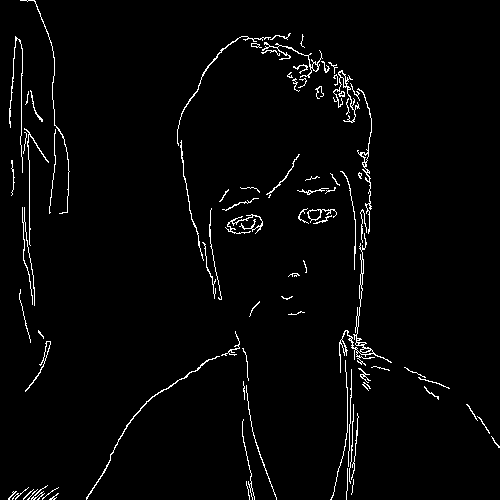
#> input picture sample_edge_image.png, 500 x 500 px
$ python test_path_planner.py
#> lines starting #> are read from the running program, lines starting #| are printed output that depends on the picture; after the words box and inside, x2 and y2 are one past the last pixel; in counts of white or black regions, pixels touching at a corner belong together
### src/tool_path_planning/path_planner.py
#!/usr/bin/env python3
"""
Path Planner module for the Selfie-Drawing Robot
Author: Amrith David
"""
import cv2 # for image processing
import numpy as np # for numerical operations

class PathPlanner: # handles path planning functionality
    """Tool path planning class"""

    def __init__(self): # method initialises class with empty paths list
        """Initialize the path planner"""
        self.paths = []
        self.original_image = None

    def extract_paths_from_image(self, image): # processes edge images to extract vector paths
        """Extract vector paths from an edge image"""
        # Store the original image for reference
        self.original_image = image.copy()

        # Make sure we're working with a proper binary image
        _, binary_image = cv2.threshold(image, 127, 255, cv2.THRESH_BINARY)

        # Debug: Print image properties
        print(f"Image shape: {binary_image.shape}")
        print(f"Image type: {binary_image.dtype}")
        print(f"Image min/max values: {np.min(binary_image)}/{np.max(binary_image)}")

        # using opencv's findContours to detect continuous edges in the image
        contours, _ = cv2.findContours(binary_image, cv2.RETR_LIST, cv2.CHAIN_APPROX_SIMPLE)

        print(f"Number of raw contours found: {len(contours)}")

        # Convert contours to simple paths
        self.paths = [] # resets path list

        for contour in contours: # loops through all contours found
            # Skip very small contours (less than 10 points)
            if len(contour) < 10:
                continue

            # Simplify the contour using Douglas-Peucker algorithm
            # This reduces the number of points while preserving the shape
            epsilon = 0.002 * cv2.arcLength(contour, True)
            approx = cv2.approxPolyDP(contour, epsilon, True)

            # Only keep contours with enough points after simplification
            if len(approx) < 3:
                continue

            points = []
            for point in approx: # each contour is stored as a 3D array (nested list)
                x = point[0][0] # extracts x coordinate
                y = point[0][1] # extracts y coordinate
                points.append((x,y)) # adding the (x,y) tuple to the points list

            self.paths.append(points) # add all the points of the contour that's stored in points list as an element

        print(f"Number of filtered paths: {len(self.paths)}")

        return self.paths # returns a list of paths, each path is a list of points, each point is a tuple

    # [128 lines left out: functions transform_coordinates_with_corners, optimise_paths, identify_facial_features, prioritise_features, not called in this run]

    def visualize_paths(self):
        """Create a visualization of the extracted paths"""
        if not self.paths:
            return None

        import matplotlib.pyplot as plt

        fig, ax = plt.subplots(figsize=(10, 10))

        # Show original image in the background (if available)
        if self.original_image is not None:
            ax.imshow(self.original_image, cmap='gray', alpha=0.3)

        # Show each path in a different color
        colors = ['b', 'g', 'r', 'c', 'm', 'y', 'k']

        for i, path in enumerate(self.paths):
            if not path:
                continue

            color = colors[i % len(colors)]
            x_values = [p[0] for p in path]
            y_values = [p[1] for p in path]

            ax.plot(x_values, y_values, color=color, linewidth=2)

            # Show the starting point of each path
            ax.plot(x_values[0], y_values[0], 'o', color=color)

            # Add a label with the path number
            ax.annotate(str(i), (x_values[0], y_values[0]),
                        fontsize=12, color=color)

        ax.set_title(f'Extracted Paths ({len(self.paths)} paths)')
        ax.axis('equal')

        return fig

### test_path_planner.py
#!/usr/bin/env python3
"""
Test script for path planner module.
Author: Amrith David
"""
import os
import sys
import matplotlib.pyplot as plt
import cv2
import numpy as np

# Add the source directory to the path
sys.path.append('src')

# Import the path planner
from tool_path_planning.path_planner import PathPlanner

# [60 lines left out: functions create_sample_image, test_path_extraction, not called in this run]

def test_with_real_edge_image(image_path):
    """Test vector path extraction with a real edge image"""
#> called with image_path = 'sample_edge_image.png'
    print("\nTesting Vector Path Extraction with Real Edge Image")
    print("--------------------------------------------------")

    # Create a path planner instance
    planner = PathPlanner()

    # Load the edge image
    print(f"Loading image from {image_path}")
    image = cv2.imread(image_path, cv2.IMREAD_GRAYSCALE)
#> image: shape (500, 500); 2.5% white in thin lines or dots

    if image is None:
        print(f"Error: Could not load image from {image_path}")
        return None

    # Ensure it's a binary image
    _, image = cv2.threshold(image, 127, 255, cv2.THRESH_BINARY)

    # Create output directory
    output_dir = 'output'
    os.makedirs(output_dir, exist_ok=True)

    # Save the input image
    cv2.imwrite(os.path.join(output_dir, 'input_image.png'), image)

    # Visualise the contours directly using OpenCV for debugging
    debug_image = cv2.cvtColor(image.copy(), cv2.COLOR_GRAY2BGR)
#> debug_image is the input picture: shape (500, 500, 3); 2.5% white in thin lines or dots
    contours, _ = cv2.findContours(image, cv2.RETR_LIST, cv2.CHAIN_APPROX_SIMPLE)
#> contours = 119 contours, 87 with area under 20; largest, box (x1, y1, x2, y2) and area: (339, 233, 392, 373) 318, (307, 209, 337, 223) 121, (86, 356, 220, 500) 116, (357, 88, 372, 234) 116, (333, 70, 360, 123) 104
    cv2.drawContours(debug_image, contours, -1, (0, 255, 0), 1)
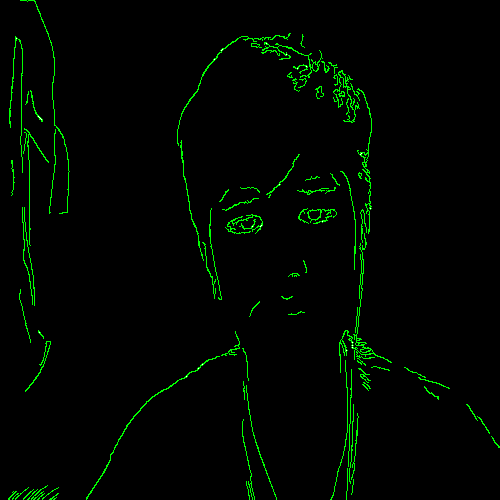
#> debug_image: shape (500, 500, 3); 2.44% of pixels changed, all inside (x1, y1, x2, y2) = (8, 0, 500, 500)
    cv2.imwrite(os.path.join(output_dir, 'debug_contours_real.png'), debug_image)
    print(f"Debug contour image saved to {output_dir}/debug_contours_real.png")

    # Extract paths
    paths = planner.extract_paths_from_image(image)
#| Image shape: (500, 500)
#| Image type: uint8
#| Image min/max values: 0/255
#| Number of raw contours found: 119
#> the loop in extract_paths_from_image, `for contour in contours:` made 119 passes
#> epsilon on passes 3, 5, 8, 9, 10, 12, 13, 15, 16, 17, 18, 19: 0.0613, 0.0533, 0.0851, 0.116, 0.188, 0.077, 0.0633, 0.0584, 0.413, 0.0891, 0.3, 0.0834
#> contour on passes 1, 2, 4, 27, 32, 35: [[52, 498], [53, 497], [54, 498], [53, 499]], [[32, 498], [33, 497], [34, 498], [33, 499]], [[12, 492], [13, 491], [14, 492], [13, 493]], [[363, 374], [364, 373], [365, 374], [364, 375]], [[360, 362], [361, 361], [362, 362], [361, 363]], [[356, 351], [357, 350], [358, 351], [357, 352]]
#> after the loop in extract_paths_from_image, `for contour in contours:`: self.paths = 90 items
#| Number of filtered paths: 90
#> paths = 90 items
    print(f"Extracted {len(paths)} paths")
#| Extracted 90 paths

    # Create and save a visualisation of the paths
    fig = planner.visualize_paths()
#> the loop in visualize_paths, `for i, path in enumerate(self.paths):` made 90 passes
#> (color, x_values, y_values) on passes 2, 7, 26, 36, 56: ('g', [16, 15, 14, 13, 12, 13, 8, 8, 9, 9], [491, 491, 492, 491, 492, 493, 498, 499, 499, 498]), ('k', [353, 353, 352, 352, 351, 351, 351, 352, 352, 353], [479, 484, 485, 492, 493, 494, 493, 492, 485, 484]), ('m', [360, 361, 363, 364, 369, 370, 369, 368, 367, 366, 365, 362], [350, 349, 349, 348, 348, 349, 350, 350, 351, 351, 352, 352]), ('b', [360, 361, 361, 362, 362, 361, 361, 360, 359, 359], [284, 285, 288, 289, 290, 291, 298, 299, 298, 285]), ('k', [359, 358, 358, 359, 359, 360, 361, 360, 360, 361, 361, 360], [172, 173, 175, 176, 177, 178, 178, 177, 176, 175, 173, 173])
    if fig:
        fig.savefig(os.path.join(output_dir, 'extracted_paths_real.png'))
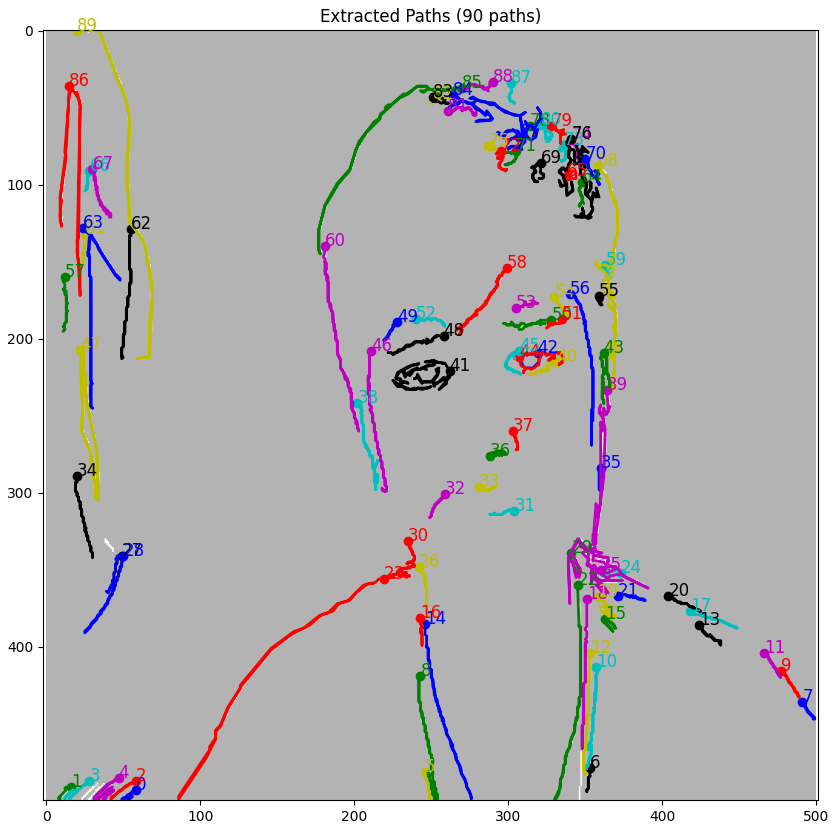
#> figure drawn by matplotlib, 1 panel
        plt.close(fig)
        print(f"Visualization saved to {output_dir}/extracted_paths_real.png")

    # Print some statistics
    if paths:
        total_points = sum(len(path) for path in paths)
#> total_points = 2872
        avg_points = total_points / len(paths)
#> avg_points = 31.91
        print(f"Total points: {total_points}")
#| Total points: 2872
        print(f"Average points per path: {avg_points:.1f}")
#| Average points per path: 31.9

    return paths

def test_coordinate_transformation():
    """Test coordinate transformation functionality"""
    print("\nTesting Coordinate Transformation")
    print("-------------------------------")

    # Create a path planner instance
    planner = PathPlanner()

    # Load or create a sample image
    if os.path.exists("sample_edge_image.png"):
        image = cv2.imread("sample_edge_image.png", cv2.IMREAD_GRAYSCALE)
        _, image = cv2.threshold(image, 127, 255, cv2.THRESH_BINARY)
    else:
        print("Error: Sample edge image not found")
        return None

    # Extract paths
    paths = planner.extract_paths_from_image(image)
    print(f"Extracted {len(paths)} paths")

    # Load canvas corners from the YAML file
    yaml_path = "ur3_localisation/config/params.yaml"

    if not os.path.exists(yaml_path):
        print(f"Error: YAML file not found at {yaml_path}")
        return None

    print(f"Loading canvas corners from {yaml_path}")
    try:
        import yaml
        with open(yaml_path, 'r') as file:
            data = yaml.safe_load(file)

        if not data or 'corner_positions' not in data or len(data['corner_positions']) != 4:
            print("Error: YAML file does not contain proper corner data")
            return None

        canvas_corners = []
        for corner in data['corner_positions']:
            canvas_corners.append({
                'x': corner['x'],
                'y': corner['y'],
                'z': corner['z']
            })
        print("Successfully loaded canvas corners from YAML file")
    except Exception as e:
        print(f"Error loading YAML file: {e}")
        return None

    # Save original paths for comparison
    original_paths = []
    for path in planner.paths:
        original_paths.append(path.copy())

    # Create output directory
    output_dir = 'output'
    os.makedirs(output_dir, exist_ok=True)

    # Save visualisation of original paths
    fig_before = planner.visualize_paths()
    if fig_before:
        fig_before.savefig(os.path.join(output_dir, 'paths_before_transform.png'))
        plt.close(fig_before)
        print(f"Original paths saved to {output_dir}/paths_before_transform.png")

    # Transform coordinates
    transformed_paths = planner.transform_coordinates_with_corners(canvas_corners)

    # Save visualisation of transformed paths
    fig_after = planner.visualize_paths()
    if fig_after:
        fig_after.savefig(os.path.join(output_dir, 'paths_after_transform.png'))
        plt.close(fig_after)
        print(f"Transformed paths saved to {output_dir}/paths_after_transform.png")

    # Print canvas corner coordinates
    print("\nCanvas corners used for transformation:")
    for i, corner in enumerate(canvas_corners):
        label = ["BL", "BR", "TR", "TL"][i]
        print(f"{label}: ({corner['x']:.3f}, {corner['y']:.3f}, {corner['z']:.3f})")

    # Verify transformation results
    # Check if paths are within canvas boundaries
    if transformed_paths:
        all_x = [point[0] for path in transformed_paths for point in path]
        all_y = [point[1] for path in transformed_paths for point in path]

        min_x, max_x = min(all_x), max(all_x)
        min_y, max_y = min(all_y), max(all_y)

        canvas_min_x = min(c['x'] for c in canvas_corners)
        canvas_max_x = max(c['x'] for c in canvas_corners)
        canvas_min_y = min(c['y'] for c in canvas_corners)
        canvas_max_y = max(c['y'] for c in canvas_corners)

        x_margin = 29.5 / 1000.0  # m
        y_margin = 21.0 / 1000.0  # m

        expected_min_x = canvas_min_x + x_margin
        expected_max_x = canvas_max_x - x_margin
        expected_min_y = canvas_min_y + y_margin
        expected_max_y = canvas_max_y - y_margin

        print(f"\nTransformed bounds: X: {min_x:.3f} to {max_x:.3f}, Y: {min_y:.3f} to {max_y:.3f}")
        print(f"Expected bounds with margins: X: {expected_min_x:.3f} to {expected_max_x:.3f}, Y: {expected_min_y:.3f} to {expected_max_y:.3f}")

        # Check if aspect ratio is maintained
        original_aspect_ratio = (max(p[0] for path in original_paths for p in path) - min(p[0] for path in original_paths for p in path)) / \
                               (max(p[1] for path in original_paths for p in path) - min(p[1] for path in original_paths for p in path))

        transformed_aspect_ratio = (max_x - min_x) / (max_y - min_y)

        print(f"Original aspect ratio: {original_aspect_ratio:.3f}")
        print(f"Transformed aspect ratio: {transformed_aspect_ratio:.3f}")
        print(f"Aspect ratio difference: {abs(original_aspect_ratio - transformed_aspect_ratio):.3f}")

        # Check pass criteria
        if (min_x >= expected_min_x and max_x <= expected_max_x and
            min_y >= expected_min_y and max_y <= expected_max_y):
            print("✓ Drawing fits within canvas boundaries with margins")
        else:
            print("✗ Drawing exceeds canvas boundaries with margins")

        if abs(original_aspect_ratio - transformed_aspect_ratio) < 1:
            print("✓ Aspect ratio is maintained")
        else:
            print("✗ Aspect ratio is not maintained")

    return transformed_paths

def main():
    print("Testing Path Planner")
    print("===================")

    # Path to the real edge image
    real_image_path = "sample_edge_image.png"

    # Test path extraction
    if os.path.exists(real_image_path):
        print("\n--- TESTING PATH EXTRACTION ---")
        paths = test_with_real_edge_image(real_image_path)
#> paths = 90 items
    else:
        print(f"Real image not found at {real_image_path}")
        print("Testing with sample image instead...")
        paths = test_path_extraction()

    # Test coordinate transformation
    print("\n--- TESTING COORDINATE TRANSFORMATION ---")
    transformed_paths = test_coordinate_transformation()
#| Image shape: (500, 500)
#| Image type: uint8
#| Image min/max values: 0/255
#| Number of raw contours found: 119
#> the loop in extract_paths_from_image (call 2), `for contour in contours:` made 119 passes
#> contour on passes 1, 2, 4, 27, 32, 35, 38, 46, 47: [[52, 498], [53, 497], [54, 498], [53, 499]], [[32, 498], [33, 497], [34, 498], [33, 499]], [[12, 492], [13, 491], [14, 492], [13, 493]], [[363, 374], [364, 373], [365, 374], [364, 375]], [[360, 362], [361, 361], [362, 362], [361, 363]], [[356, 351], [357, 350], [358, 351], [357, 352]], [[355, 348], [356, 347], [357, 348], [356, 349]], [[349, 339], [350, 338], [351, 339], [350, 340]], [[350, 338], [351, 337], [352, 338], [351, 339]]
#| Number of filtered paths: 90
#| Extracted 90 paths

    print("\nTest complete!")

if __name__ == "__main__":
    main()
